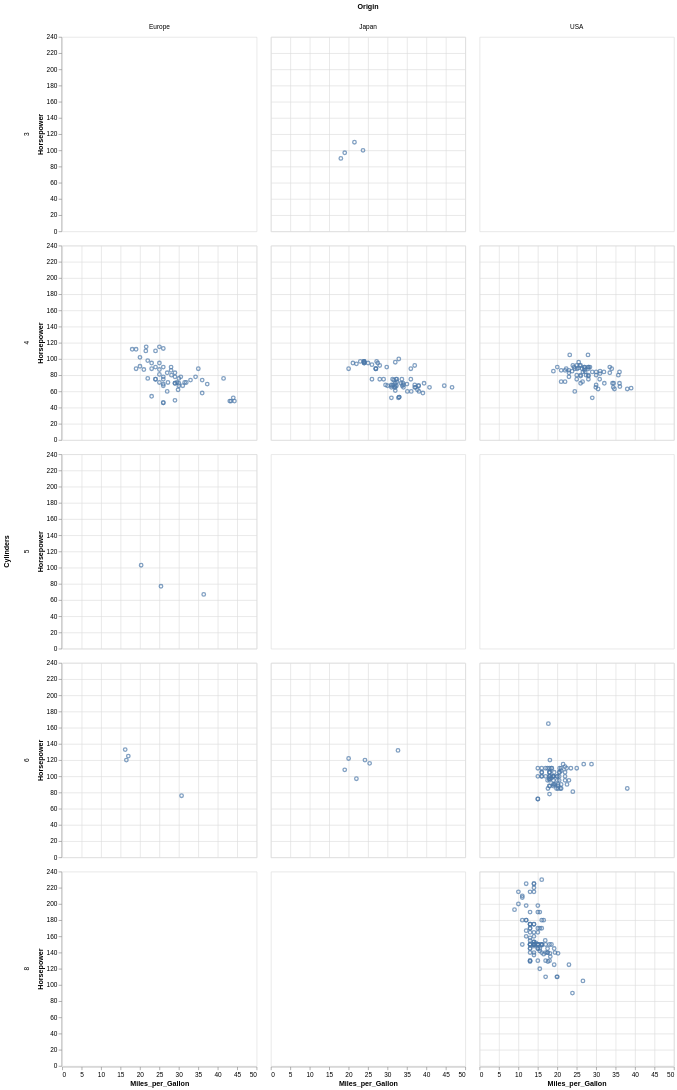

The notebook cell this image was saved under:
### Markdown cell above
Добавим `Miles_per_Gallon` по оси `x`:

### Code cell
alt.Chart(cars).mark_point().encode(
    y='Horsepower',
    x='Miles_per_Gallon',
    row = 'Cylinders:O',
    column = 'Origin:N'
)

### Figure 1 — Vega-Lite specification as saved in the notebook (floating-point values rounded to 4 significant figures; data arrays with more than 128 entries replaced by an {"elided": "..."} marker saying what was removed)
{"config": {"view": {"continuousWidth": 300, "continuousHeight": 300}}, "data": {"name": "data-583e73726c1545c56c203344161a975c"}, "mark": {"type": "point"}, "encoding": {"column": {"field": "Origin", "type": "nominal"}, "row": {"field": "Cylinders", "type": "ordinal"}, "x": {"field": "Miles_per_Gallon", "type": "quantitative"}, "y": {"field": "Horsepower", "type": "quantitative"}}, "$schema": "https://vega.github.io/schema/vega-lite/v6.4.1.json", "datasets": {"data-583e73726c1545c56c203344161a975c": {"elided": "406 records"}}}
